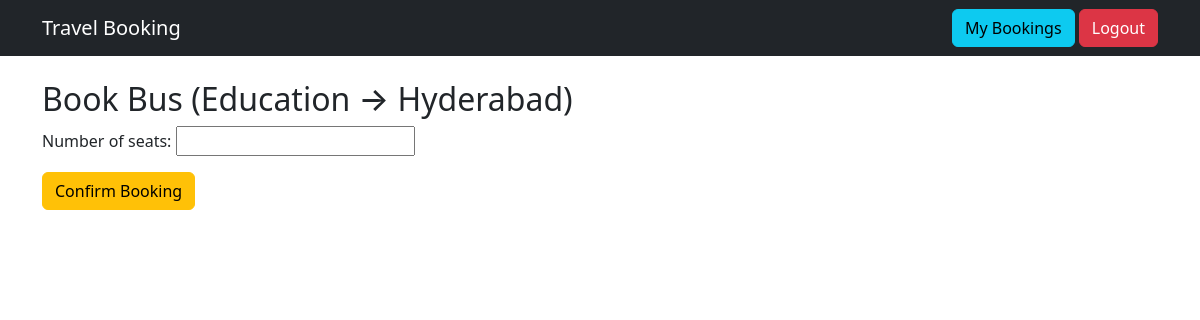
Screenshot of /book/3/ (signed in) with the database file from the repository.
### booking/models.py (models this page shows, shortened)
class TravelOption(models.Model):
    TRAVEL_TYPES = (
        ('Flight', 'Flight'),
        ('Train', 'Train'),
        ('Bus', 'Bus'),
    )
    type = models.CharField(max_length=20, choices=TRAVEL_TYPES)
    source = models.CharField(max_length=100)
    destination = models.CharField(max_length=100)
    date_time = models.DateTimeField()
    price = models.DecimalField(max_digits=8, decimal_places=2)
    available_seats = models.IntegerField()

### booking/views.py (the view)
# urls.py: path("book/<int:travel_id>/", views.book_travel, name="book_travel"),
@login_required
def book_travel(request, travel_id):
    travel = get_object_or_404(TravelOption, id=travel_id)
    if request.method == "POST":
        form = BookingForm(request.POST)
        if form.is_valid():
            booking = form.save(commit=False)
            booking.user = request.user
            booking.travel_option = travel
            booking.total_price = travel.price * booking.number_of_seats
            if booking.number_of_seats <= travel.available_seats and booking.number_of_seats > 0:
                travel.available_seats -= booking.number_of_seats
                travel.save()
                booking.save()
                return redirect("my_bookings")
            else:
                form.add_error("number_of_seats", "Not enough seats available.")
    else:
        form = BookingForm()
    return render(request, "booking/book_travel.html", {"form": form, "travel": travel})

### booking/forms.py
class BookingForm(forms.ModelForm):
    class Meta:
        model = Booking
        fields = ["number_of_seats"]

### booking/templates/booking/book_travel.html
{% extends "booking/base.html" %}
{% block content %}
<h2>Book {{ travel.type }} ({{ travel.source }} → {{ travel.destination }})</h2>
<form method="post">{% csrf_token %}
    {{ form.as_p }}
    <button type="submit" class="btn btn-warning">Confirm Booking</button>
</form>
{% endblock %}

### rows the page displays
TravelOption: type "Bus", source "Education", destination "Hyderabad"
